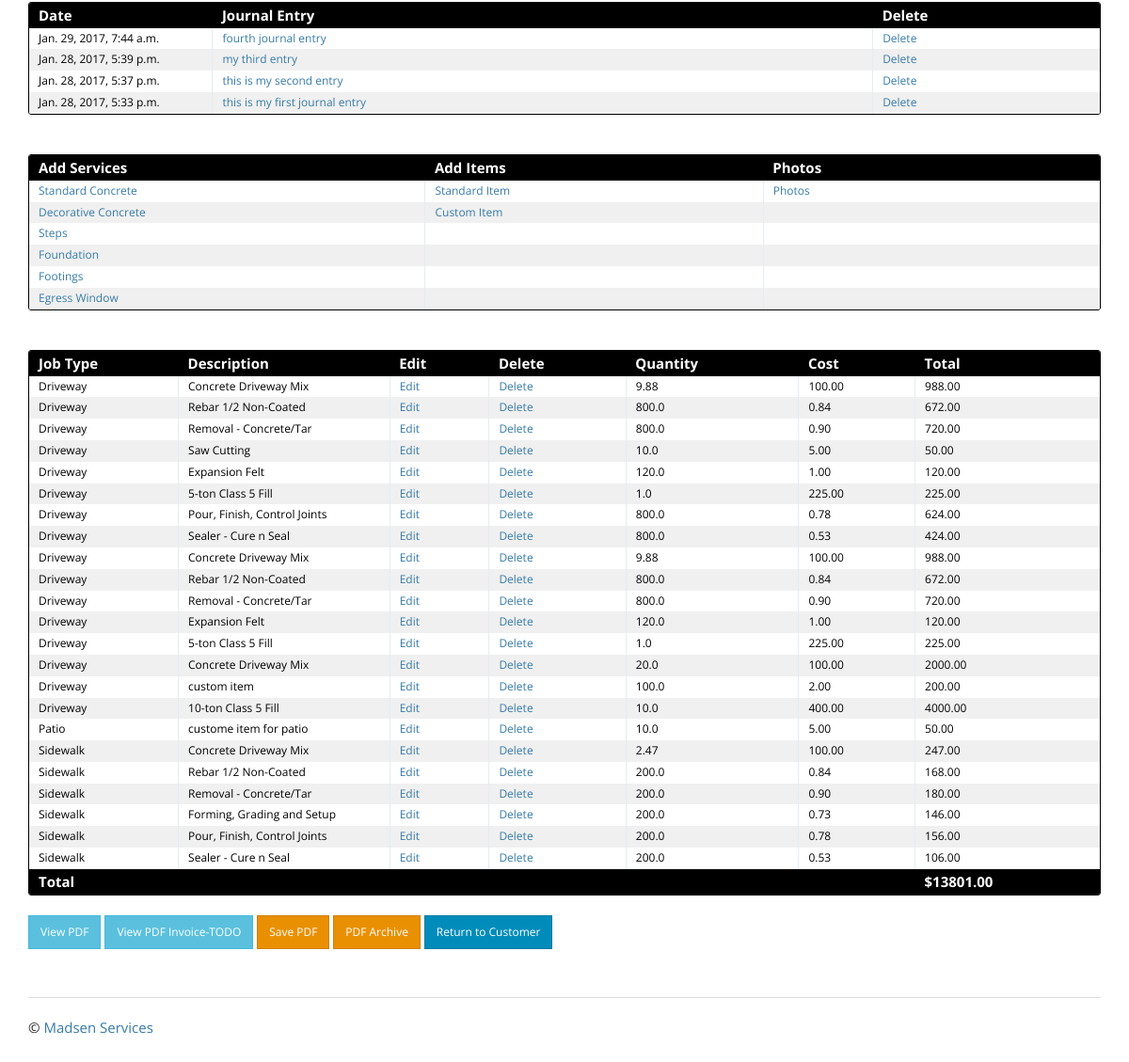
Before: /bid/3/update/ (lower part) with the older database file.
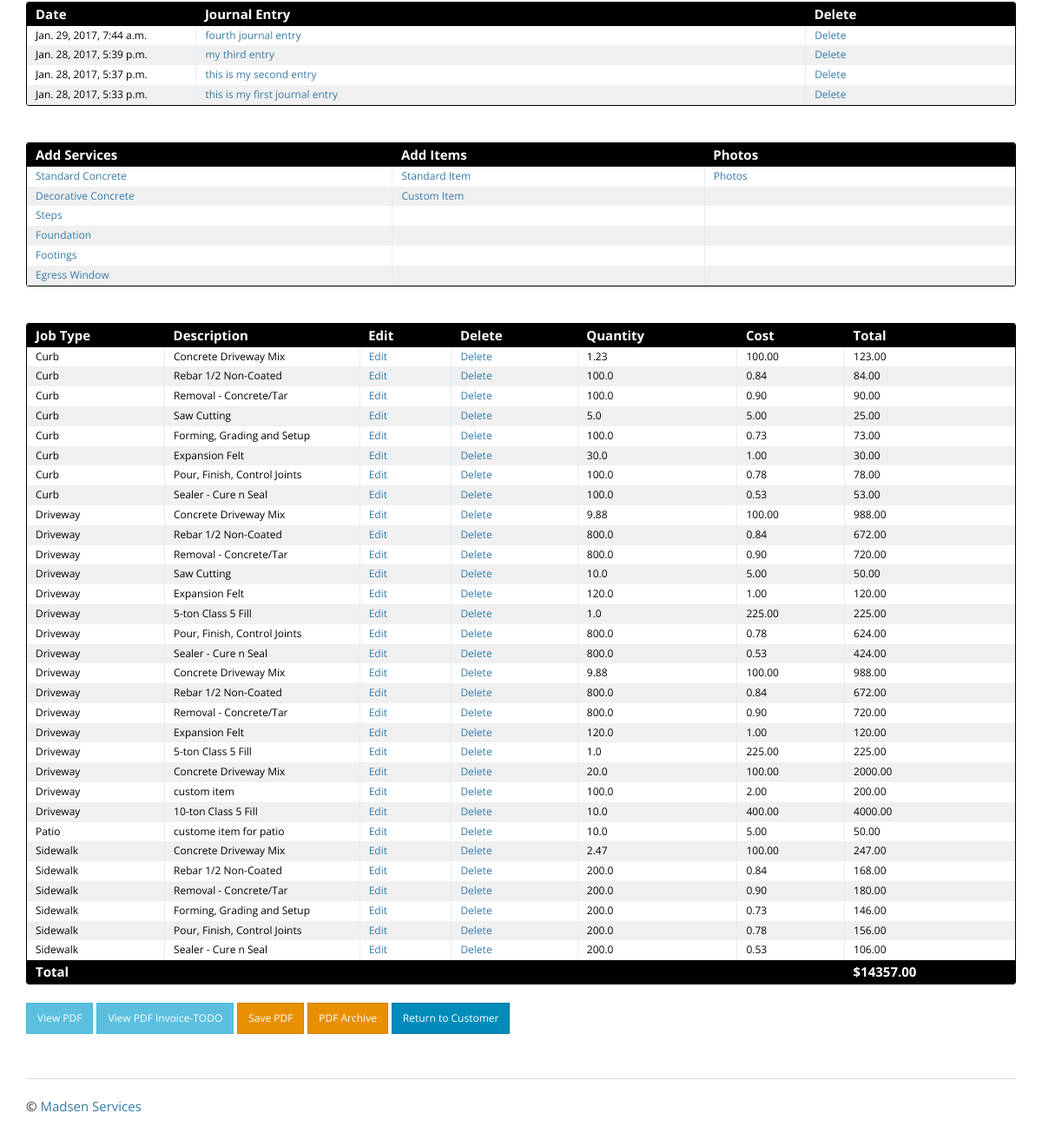
After: the same page with the newer database file.
### journal/models.py (models this page shows, shortened)
class Journal(models.Model):
    body = models.CharField(max_length=2000)
    timestamp = models.DateTimeField(auto_now_add=True)
    bid = models.ForeignKey('bid.Bid', on_delete=models.CASCADE)

### bid_item/models.py (models this page shows, shortened)
class BidItem(models.Model):
    bid = models.ForeignKey('bid.Bid', on_delete=models.CASCADE)
    job_type = models.CharField(max_length=100)
    description = models.CharField(max_length=100)
    quantity = models.FloatField(null=True)
    cost = models.FloatField(null=True)
    total = models.FloatField()
    class Meta:
        verbose_name_plural = 'BidItems'

### bid/views.py (the view)
# urls.py: url(r'^(?P<pk>\d+)/update/$', BidUpdate.as_view(), name='bid_update'),
class BidUpdate(SuccessMessageMixin, UpdateView):
    template_name = 'bid/bid_update_form.html'
    model = Bid
    form_class = BidForm
    success_message = "Successfully Updated Bid"
    def get_context_data(self, **kwargs):
        context = super(BidUpdate, self).get_context_data(**kwargs)
        bid_item_obj = BidItem.objects.filter(bid=self.kwargs['pk']).order_by('job_type')
        context['bid_items'] = bid_item_obj
        context['total_cost'] = bid_item_obj.aggregate(Sum('total'))['total__sum']
        context['pdfs'] = PDFImage.objects.all().filter(bid=self.kwargs['pk'])
        context['journal_entries'] = Journal.objects.all().filter(bid=self.kwargs['pk']).order_by('-timestamp')
        return context

### customer/templatetags/format_telephone.py (called while the page is built)
@register.filter
def format_telephone(value):
    if len(value) == 10:
        value = "({}) {}-{}".format(value[:3], value[3:6], value[6:])
    return value

### templates/bid/bid_update_form.html (shortened to what the changed rows need)
{% extends "base.html" %}
{% load crispy_forms_tags %}
{% load format_telephone %}
{% load static %}
{% block content %}
{% if bid.customer.company_name %}{{ bid.customer.company_name }}<br>{% endif %}
{{ bid.customer.first_name }} {{ bid.customer.last_name }}<br>
{{ bid.address.street }}<br>
{{ bid.address.city }}, {{ bid.address.state }} {{ bid.address.zip }}<br>
{{ bid.customer.telephone|format_telephone }}<br><br><br>
<br>
<br>
<div class="datagrid">
<table>
      <thead>
        <tr>
          <th width="50px"><strong>Date</strong></th>
          <th width="200px"><strong>Journal Entry</strong></th>
          <th width="50px"><strong>Delete</strong></th>
        </tr>
      </thead>
      {% for entry in journal_entries %}
          <tr style="{% cycle 'background: white' 'background: #F0F0F0' %}">
              <td>{{ entry.timestamp }}</td>
              <td><a href="{% url 'journal_app:journal_update' pk=entry.id %}">{{ entry.body }}</a></td>
              <td><a href="{% url 'journal_app:journal_delete' pk=entry.id %}">Delete</a></td>
          </tr>
      {% endfor %}
</table>
</div>
<br>
<br>
<div class="datagrid">
<table>
      <thead>
      <tr>
            <th width="50px"><strong>Add Services</strong></th>
            <th width="50px"><strong>Add Items</strong></th>
            <th width="50px"><strong>Photos</strong></th>
      </tr>
      </thead>
</table>
</div>
<br>
<br>
<div class="datagrid">
    <table>
      <thead>
        <tr>
          <th width="50px"><strong>Job Type</strong></th>
          <th width="50px"><strong>Description</strong></th>
          <th width="50px"><strong>Edit</strong></th>
          <th width="50px"><strong>Delete</strong></th>
          <th width="75px"><strong>Quantity</strong></th>
          <th width="30px"><strong>Cost</strong></th>
          <th width="30px"><strong>Total</strong></th>
        </tr>
      </thead>
      {% for item in bid_items %}
          <tr style="{% cycle 'background: white' 'background: #F0F0F0' %}">
              <td>{{ item.job_type }}</td>
              <td>{{ item.description }}</td>
              <td><a href="{% url 'bid_item_app:bid_item_update' pk=item.id %}">Edit</a></td>
              <td><a href="{% url 'bid_item_app:bid_item_delete' pk=item.id %}">Delete</a></td>
              <td>{% if item.quantity %}{{ item.quantity }}{% endif %}</td>
              <td>{% if item.cost %}{{ item.cost|floatformat:2 }}{% endif %}</td>
              <td>{{ item.total|floatformat:2 }}</td>
          </tr>
      {% endfor %}
      <thead>
        <tr>
          <th width="75px"><strong>Total</strong></th>
          <th width="30px"><strong></strong></th>
          <th width="30px"><strong></strong></th>
          <th width="30px"><strong></strong></th>
          <th width="30px"><strong></strong></th>
          <th width="30px"><strong></strong></th>
          <th width="30px"><strong>${{ total_cost|floatformat:2 }}</strong></th>
        </tr>
      </thead>
    </table>
</div>
<br>
{% endblock content %}

Changed rows visible on the page:
added BidItem: job_type "Curb", description "Concrete Driveway Mix", quantity "1.23", cost "100.00", total "123.00"
added BidItem: job_type "Curb", description "Rebar 1/2 Non-Coated", quantity "100.0", cost "0.84", total "84.00"
added BidItem: job_type "Curb", description "Removal - Concrete/Tar", quantity "100.0", cost "0.90", total "90.00"
added BidItem: job_type "Curb", description "Saw Cutting", quantity "5.0", cost "5.00", total "25.00"
added BidItem: job_type "Curb", description "Forming, Grading and Setup", quantity "100.0", cost "0.73", total "73.00"
added BidItem: job_type "Curb", description "Expansion Felt", quantity "30.0", cost "1.00", total "30.00"
added BidItem: job_type "Curb", description "Pour, Finish, Control Joints", quantity "100.0", cost "0.78", total "78.00"
added BidItem: job_type "Curb", description "Sealer - Cure n Seal", quantity "100.0", cost "0.53", total "53.00"
Other visible differences:
{{ total_cost|floatformat:2 }}: "13801.00" → "14357.00"
